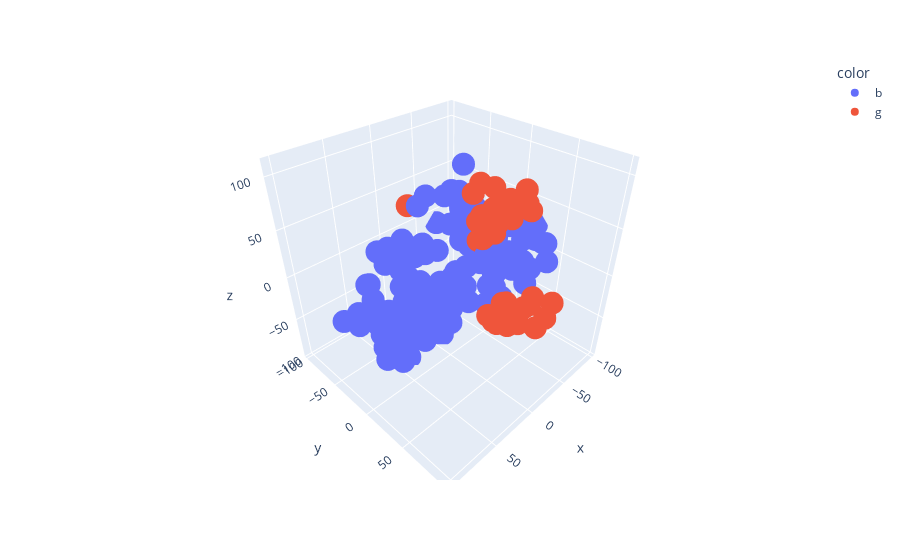

Here is the notebook cell this chart was saved with:
### Code cell
db_best = DBSCAN(eps=best_eps, min_samples=best_min_spamles).fit(X_selected)

# plotar usando t-sne 
X_embedded  = TSNE(n_components=3, perplexity=10,random_state=24).fit_transform( X_selected )

fig = px.scatter_3d(x=X_embedded [:,0],y=X_embedded [:,1],z=X_embedded [:,2],color=colors[db_best.labels_])
fig.show()
